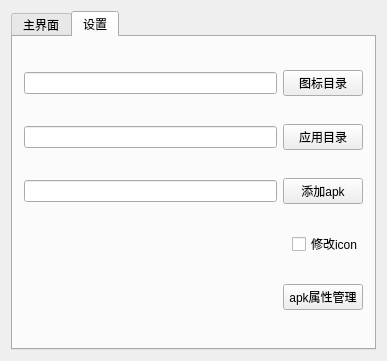
<?xml version="1.0" encoding="UTF-8"?>
<ui version="4.0">
 <class>MainWindow</class>
 <widget class="QMainWindow" name="MainWindow">
  <property name="geometry">
   <rect>
    <x>0</x>
    <y>0</y>
    <width>387</width>
    <height>361</height>
   </rect>
  </property>
  <property name="windowTitle">
   <string>MainWindow</string>
  </property>
  <widget class="QWidget" name="centralWidget">
   <layout class="QGridLayout" name="gridLayout">
    <item row="0" column="0">
     <widget class="QTabWidget" name="tabWidget">
      <property name="currentIndex">
       <number>1</number>
      </property>
      <widget class="QWidget" name="tab">
       <property name="accessibleName">
        <string>a</string>
       </property>
       <attribute name="title">
        <string>主界面</string>
       </attribute>
       <layout class="QVBoxLayout" name="verticalLayout">
        <item>
         <widget class="QTextEdit" name="textEdit"/>
        </item>
        <item>
         <layout class="QHBoxLayout" name="horizontalLayout">
          <item>
           <widget class="QLineEdit" name="loadLine">
            <property name="text">
             <string/>
            </property>
            <property name="readOnly">
             <bool>true</bool>
            </property>
           </widget>
          </item>
          <item>
           <widget class="QPushButton" name="loadDirBtn">
            <property name="text">
             <string>加载目录</string>
            </property>
           </widget>
          </item>
         </layout>
        </item>
        <item>
         <layout class="QHBoxLayout" name="horizontalLayout_2">
          <item>
           <widget class="QLineEdit" name="outLine">
            <property name="text">
             <string/>
            </property>
            <property name="readOnly">
             <bool>true</bool>
            </property>
           </widget>
          </item>
          <item>
           <widget class="QPushButton" name="outputDirBtn">
            <property name="text">
             <string>输出目录</string>
            </property>
           </widget>
          </item>
         </layout>
        </item>
        <item>
         <layout class="QHBoxLayout" name="horizontalLayout_6">
          <item>
           <spacer name="horizontalSpacer">
            <property name="orientation">
             <enum>Qt::Horizontal</enum>
            </property>
            <property name="sizeHint" stdset="0">
             <size>
              <width>210</width>
              <height>20</height>
             </size>
            </property>
           </spacer>
          </item>
          <item>
           <widget class="QCheckBox" name="checkBox">
            <property name="text">
             <string>deb</string>
            </property>
           </widget>
          </item>
          <item>
           <widget class="QPushButton" name="actionBtn">
            <property name="text">
             <string>生成文件</string>
            </property>
           </widget>
          </item>
         </layout>
        </item>
       </layout>
      </widget>
      <widget class="QWidget" name="tab_2">
       <attribute name="title">
        <string>设置</string>
       </attribute>
       <layout class="QVBoxLayout" name="verticalLayout_2">
        <item>
         <layout class="QHBoxLayout" name="horizontalLayout_3">
          <item>
           <widget class="QLineEdit" name="desktoLine">
            <property name="text">
             <string/>
            </property>
            <property name="readOnly">
             <bool>false</bool>
            </property>
           </widget>
          </item>
          <item>
           <widget class="QPushButton" name="desktopBtn">
            <property name="text">
             <string>图标目录</string>
            </property>
           </widget>
          </item>
         </layout>
        </item>
        <item>
         <layout class="QHBoxLayout" name="horizontalLayout_4">
          <item>
           <widget class="QLineEdit" name="apkDirLine">
            <property name="text">
             <string/>
            </property>
            <property name="readOnly">
             <bool>false</bool>
            </property>
           </widget>
          </item>
          <item>
           <widget class="QPushButton" name="apkDirBtn">
            <property name="text">
             <string>应用目录</string>
            </property>
           </widget>
          </item>
         </layout>
        </item>
        <item>
         <layout class="QHBoxLayout" name="horizontalLayout_7">
          <item>
           <widget class="QLineEdit" name="addApksLine"/>
          </item>
          <item>
           <widget class="QPushButton" name="addApksBtn">
            <property name="text">
             <string>添加apk</string>
            </property>
           </widget>
          </item>
         </layout>
        </item>
        <item>
         <layout class="QHBoxLayout" name="horizontalLayout_5">
          <item>
           <spacer name="horizontalSpacer_2">
            <property name="orientation">
             <enum>Qt::Horizontal</enum>
            </property>
            <property name="sizeHint" stdset="0">
             <size>
              <width>40</width>
              <height>20</height>
             </size>
            </property>
           </spacer>
          </item>
          <item>
           <widget class="QCheckBox" name="iconCheckBox">
            <property name="text">
             <string>修改icon</string>
            </property>
            <property name="checked">
             <bool>false</bool>
            </property>
            <property name="tristate">
             <bool>false</bool>
            </property>
           </widget>
          </item>
         </layout>
        </item>
        <item>
         <layout class="QHBoxLayout" name="horizontalLayout_8">
          <item>
           <spacer name="horizontalSpacer_3">
            <property name="orientation">
             <enum>Qt::Horizontal</enum>
            </property>
            <property name="sizeHint" stdset="0">
             <size>
              <width>40</width>
              <height>20</height>
             </size>
            </property>
           </spacer>
          </item>
          <item>
           <widget class="QPushButton" name="apkManagerBtn">
            <property name="text">
             <string>apk属性管理</string>
            </property>
           </widget>
          </item>
         </layout>
        </item>
       </layout>
      </widget>
     </widget>
    </item>
   </layout>
  </widget>
 </widget>
 <layoutdefault spacing="6" margin="11"/>
 <resources/>
 <connections/>
</ui>
